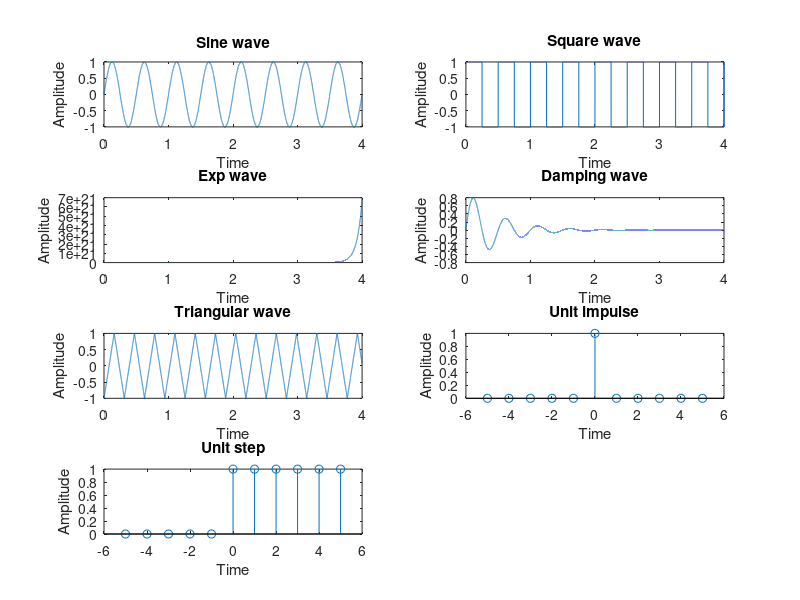

Source code (MATLAB):
% Setting Parameters
Fs=8000;
fm=2;
t=[0:1/Fs:4];

% Sine wave
y1=sin(2*pi*fm*t);

% Square wave
y2=square(2*pi*fm*t);

% Exponential wave
y3=exp(2*pi*fm*t);

%Exponentially decaying wave
y4=exp(-2*t).*y1;

% Sawtooth Wave
y5=sawtooth(20.*t,0.5);

n=[-5:5];
no=0;

% Unit impulse function
u=[(n-no)==0];

% Unit step function
u1=[(n-no)>=0];

% Plotting results
subplot(4,2,1);
plot(t,y1);
xlabel('Time');
ylabel('Amplitude');
title('Sine wave');
subplot(4,2,2);
plot(t,y2);
xlabel('Time');
ylabel('Amplitude');
title('Square wave');
subplot(4,2,3);
plot(t,y3);
xlabel('Time');
ylabel('Amplitude');
title('Exp wave');
subplot(4,2,4);
plot(t,y4);
xlabel('Time');
ylabel('Amplitude');
title('Damping wave');
subplot(4,2,5);
plot(t,y5);
xlabel('Time');
ylabel('Amplitude');
title('Triangular wave');
subplot(4,2,6);
stem(n,u);
xlabel('Time');
ylabel('Amplitude');
title('Unit impulse');
subplot(4,2,7);
stem(n,u1);
xlabel('Time');
ylabel('Amplitude');
title('Unit step');
